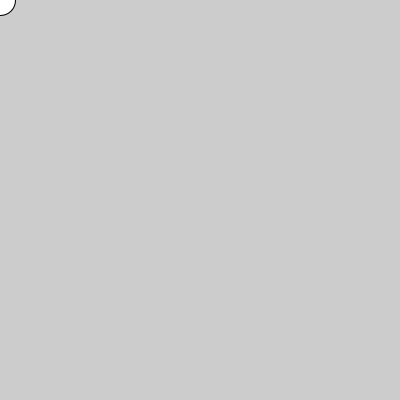
Frame 1 (no input)
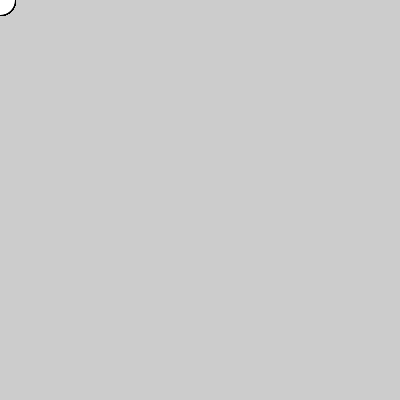
Frame 60 (the mouse pressed at the canvas centre just before this capture)
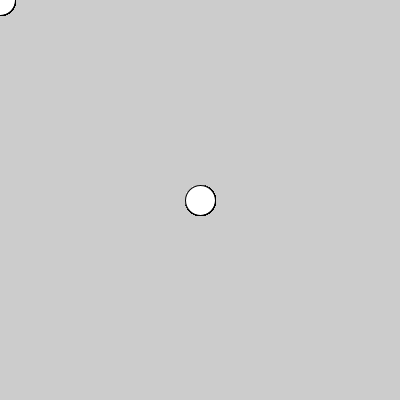
Frame 120 (the mouse held since frame 60 and released just before this capture)

The Processing sketch that drew these frames (run headless with seeded random() and noise(); from frame 60 on, the mouse is pressed at the canvas centre):

// Processing sketch: MouseXY
// ── MouseXY.pde
void setup(){
  size(400,400);
}

void draw()
{
  println(mouseX + " " + mouseY);
  ellipse(mouseX, mouseY, 30,30);
}
